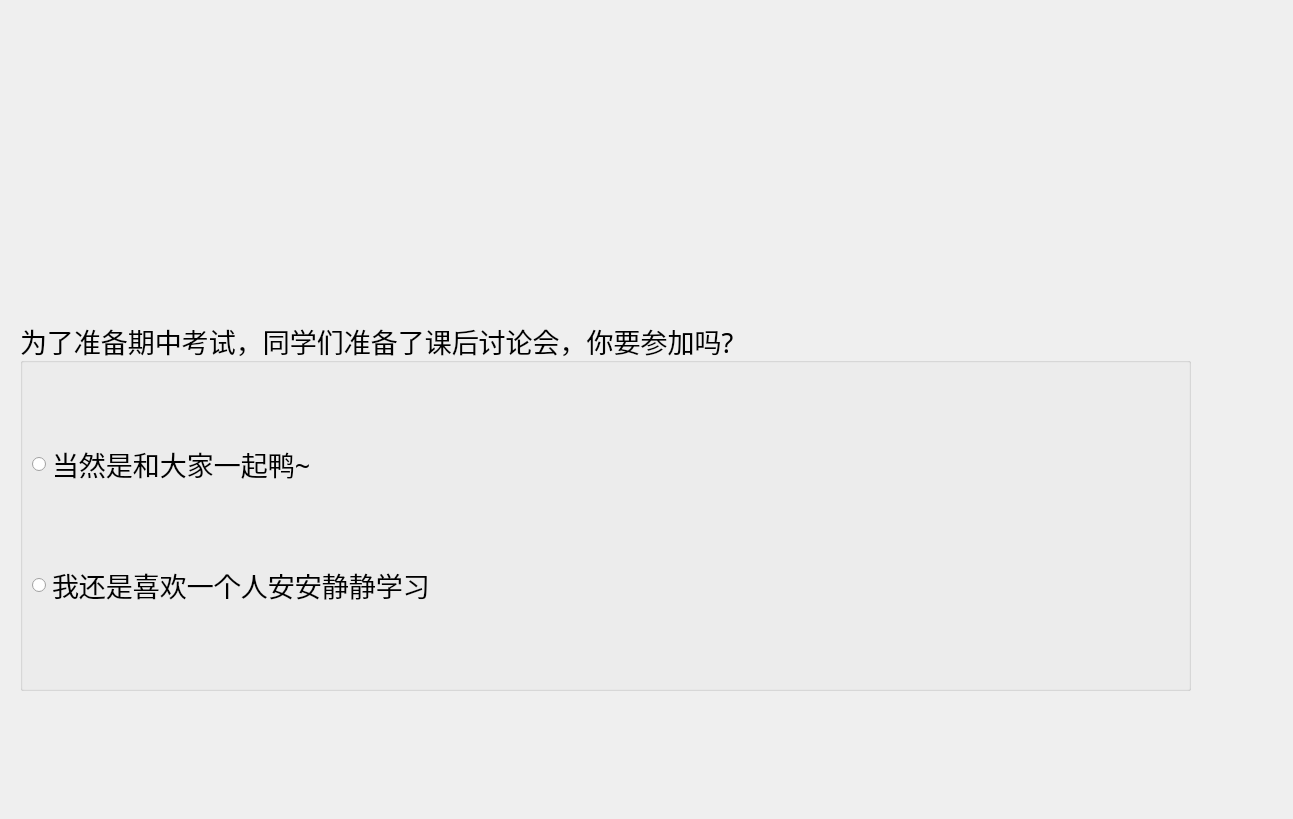
<?xml version="1.0" encoding="UTF-8"?>
<ui version="4.0">
 <class>PPT34</class>
 <widget class="QWidget" name="PPT34">
  <property name="geometry">
   <rect>
    <x>0</x>
    <y>0</y>
    <width>1293</width>
    <height>819</height>
   </rect>
  </property>
  <property name="windowTitle">
   <string>Form</string>
  </property>
  <widget class="QGroupBox" name="groupBox">
   <property name="geometry">
    <rect>
     <x>20</x>
     <y>320</y>
     <width>1171</width>
     <height>371</height>
    </rect>
   </property>
   <property name="font">
    <font>
     <family>AcadEref</family>
     <pointsize>20</pointsize>
     <weight>50</weight>
     <bold>false</bold>
    </font>
   </property>
   <property name="title">
    <string>为了准备期中考试，同学们准备了课后讨论会，你要参加吗?</string>
   </property>
   <layout class="QHBoxLayout" name="horizontalLayout">
    <item>
     <layout class="QVBoxLayout" name="verticalLayout">
      <item>
       <widget class="QRadioButton" name="radioButton">
        <property name="text">
         <string>当然是和大家一起鸭~</string>
        </property>
       </widget>
      </item>
      <item>
       <widget class="QRadioButton" name="radioButton_2">
        <property name="text">
         <string>我还是喜欢一个人安安静静学习</string>
        </property>
       </widget>
      </item>
     </layout>
    </item>
   </layout>
  </widget>
 </widget>
 <resources/>
 <connections/>
</ui>
